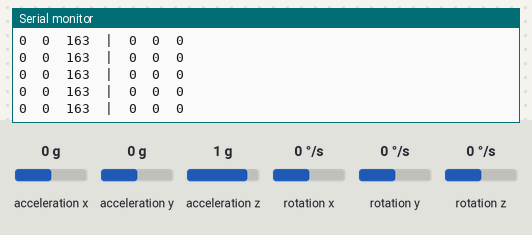
A sketch run on a simulated Arduino Uno, built with avr-gcc and run on an emulated ATmega328P. Parts: the last lines printed to the serial monitor. Wiring (inferred from the names in the program): MPU-6050 motion sensor at I2C address 0x68. The inputs (shaded band) are chosen by the test bench; at power-on: acceleration x 0 g, acceleration y 0 g, acceleration z 1 g, rotation x 0 °/s, rotation y 0 °/s, rotation z 0 °/s.

Above: at 1.3 s.
1.4 s: acceleration x set to -1.4 g
At 1.67 s:
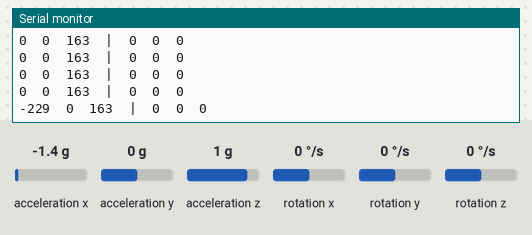
2.9 s: acceleration y set to -1.4 g
At 3.08 s:
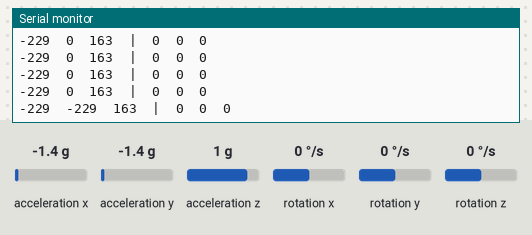
4.4 s: acceleration z set to -1.4 g
At 4.49 s:
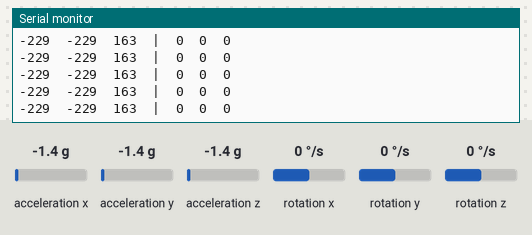
5.9 s: rotation x set to -192 °/s
At 5.9 s:
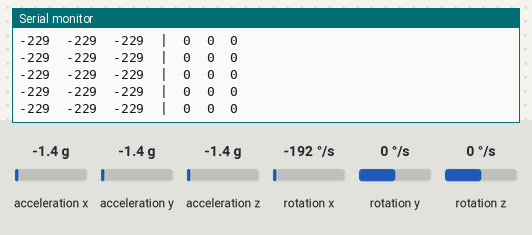
7.4 s: rotation y set to -192 °/s
At 7.51 s:
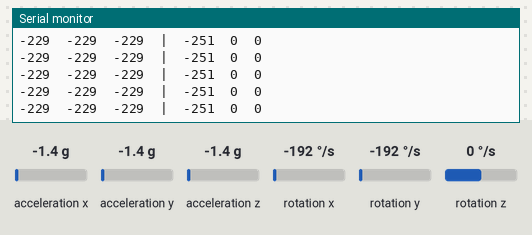

The sketch:

test_imu.ino
```cpp
/*
 * TEST IMU — Xác định đúng trục MPU-6050
 * Mở Serial Monitor 115200 baud
 * Nghiêng robot về phía TRƯỚC và xem cột nào thay đổi nhiều nhất
 */
#include <Wire.h>
#define MPU_ADDR 0x68

void setup() {
  Serial.begin(115200);
  Wire.begin();
  Wire.setClock(400000);
  Wire.beginTransmission(MPU_ADDR);
  Wire.write(0x6B); Wire.write(0x00);
  Wire.endTransmission(true);
  delay(100);
  Serial.println(F("ax\tay\taz\t|\tgx\tgy\tgz"));
  Serial.println(F("---\t---\t---\t|\t---\t---\t---"));
}

void loop() {
  Wire.beginTransmission(MPU_ADDR);
  Wire.write(0x3B);
  Wire.endTransmission(false);
  Wire.requestFrom((uint8_t)MPU_ADDR, (uint8_t)14, (uint8_t)true);

  int16_t ax = Wire.read()<<8|Wire.read();
  int16_t ay = Wire.read()<<8|Wire.read();
  int16_t az = Wire.read()<<8|Wire.read();
  Wire.read(); Wire.read();
  int16_t gx = Wire.read()<<8|Wire.read();
  int16_t gy = Wire.read()<<8|Wire.read();
  int16_t gz = Wire.read()<<8|Wire.read();

  // Chia 100 cho dễ đọc
  Serial.print(ax/100); Serial.print(F("\t"));
  Serial.print(ay/100); Serial.print(F("\t"));
  Serial.print(az/100); Serial.print(F("\t|\t"));
  Serial.print(gx/100); Serial.print(F("\t"));
  Serial.print(gy/100); Serial.print(F("\t"));
  Serial.println(gz/100);

  delay(200);
}
```

Measured:
- after the input at 1.4 s, the serial monitor: prints a new line after 0.11 s (image 1)
- after the input at 2.9 s, the serial monitor: prints a new line at once (image 2)
